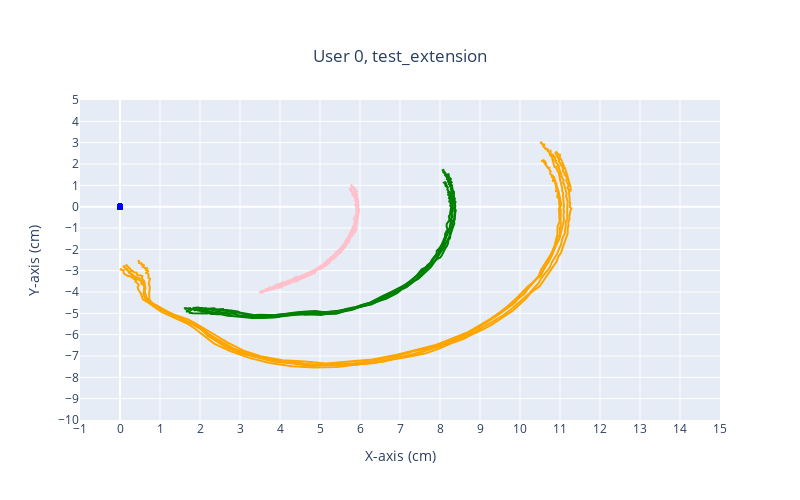

The notebook cell this image was saved under:
### Code cell
PlotOneUserMultipleAttempt(user_0_extension_df_list, "test_extension", shot_legend=False)

### Figure 1 — Plotly figure (JSON) as saved in the notebook; plotly's stock layout.template omitted (floating-point values rounded to 4 significant figures; data arrays with more than 128 entries replaced by an {"elided": "..."} marker saying what was removed)
{"data": [{"line": {"color": "blue"}, "mode": "markers", "name": "Attempt 0 - trajectory_point_0_b", "x": {"elided": "167 float values"}, "y": {"elided": "167 float values"}, "type": "scatter"}, {"line": {"color": "pink"}, "mode": "lines", "name": "Attempt 0 - trajectory_point_1_b", "x": {"elided": "167 float values"}, "y": {"elided": "167 float values"}, "type": "scatter"}, {"line": {"color": "green"}, "mode": "lines", "name": "Attempt 0 - trajectory_point_2_b", "x": {"elided": "167 float values"}, "y": {"elided": "167 float values"}, "type": "scatter"}, {"line": {"color": "orange"}, "mode": "lines", "name": "Attempt 0 - trajectory_point_3_b", "x": {"elided": "167 float values"}, "y": {"elided": "167 float values"}, "type": "scatter"}, {"line": {"color": "blue"}, "mode": "markers", "name": "Attempt 1 - trajectory_point_0_b", "x": {"elided": "143 float values"}, "y": {"elided": "143 float values"}, "type": "scatter"}, {"line": {"color": "pink"}, "mode": "lines", "name": "Attempt 1 - trajectory_point_1_b", "x": {"elided": "143 float values"}, "y": {"elided": "143 float values"}, "type": "scatter"}, {"line": {"color": "green"}, "mode": "lines", "name": "Attempt 1 - trajectory_point_2_b", "x": {"elided": "143 float values"}, "y": {"elided": "143 float values"}, "type": "scatter"}, {"line": {"color": "orange"}, "mode": "lines", "name": "Attempt 1 - trajectory_point_3_b", "x": {"elided": "143 float values"}, "y": {"elided": "143 float values"}, "type": "scatter"}, {"line": {"color": "blue"}, "mode": "markers", "name": "Attempt 2 - trajectory_point_0_b", "x": {"elided": "153 float values"}, "y": {"elided": "153 float values"}, "type": "scatter"}, {"line": {"color": "pink"}, "mode": "lines", "name": "Attempt 2 - trajectory_point_1_b", "x": {"elided": "153 float values"}, "y": {"elided": "153 float values"}, "type": "scatter"}, {"line": {"color": "green"}, "mode": "lines", "name": "Attempt 2 - trajectory_point_2_b", "x": {"elided": "153 float values"}, "y": {"elided": "153 float values"}, "type": "scatter"}, {"line": {"color": "orange"}, "mode": "lines", "name": "Attempt 2 - trajectory_point_3_b", "x": {"elided": "153 float values"}, "y": {"elided": "153 float values"}, "type": "scatter"}, {"line": {"color": "blue"}, "mode": "markers", "name": "Attempt 3 - trajectory_point_0_b", "x": {"elided": "144 float values"}, "y": {"elided": "144 float values"}, "type": "scatter"}, {"line": {"color": "pink"}, "mode": "lines", "name": "Attempt 3 - trajectory_point_1_b", "x": {"elided": "144 float values"}, "y": {"elided": "144 float values"}, "type": "scatter"}, {"line": {"color": "green"}, "mode": "lines", "name": "Attempt 3 - trajectory_point_2_b", "x": {"elided": "144 float values"}, "y": {"elided": "144 float values"}, "type": "scatter"}, {"line": {"color": "orange"}, "mode": "lines", "name": "Attempt 3 - trajectory_point_3_b", "x": {"elided": "144 float values"}, "y": {"elided": "144 float values"}, "type": "scatter"}, {"line": {"color": "blue"}, "mode": "markers", "name": "Attempt 4 - trajectory_point_0_b", "x": {"elided": "144 float values"}, "y": {"elided": "144 float values"}, "type": "scatter"}, {"line": {"color": "pink"}, "mode": "lines", "name": "Attempt 4 - trajectory_point_1_b", "x": {"elided": "144 float values"}, "y": {"elided": "144 float values"}, "type": "scatter"}, {"line": {"color": "green"}, "mode": "lines", "name": "Attempt 4 - trajectory_point_2_b", "x": {"elided": "144 float values"}, "y": {"elided": "144 float values"}, "type": "scatter"}, {"line": {"color": "orange"}, "mode": "lines", "name": "Attempt 4 - trajectory_point_3_b", "x": {"elided": "144 float values"}, "y": {"elided": "144 float values"}, "type": "scatter"}], "layout": {"title": {"text": "User 0, test_extension", "y": 0.9, "x": 0.5, "xanchor": "center", "yanchor": "top"}, "xaxis": {"title": {"text": "X-axis (cm)"}, "range": [-1, 15], "dtick": 1}, "yaxis": {"title": {"text": "Y-axis (cm)"}, "range": [-10, 5], "dtick": 1}, "height": 500, "width": 800, "showlegend": false}}
